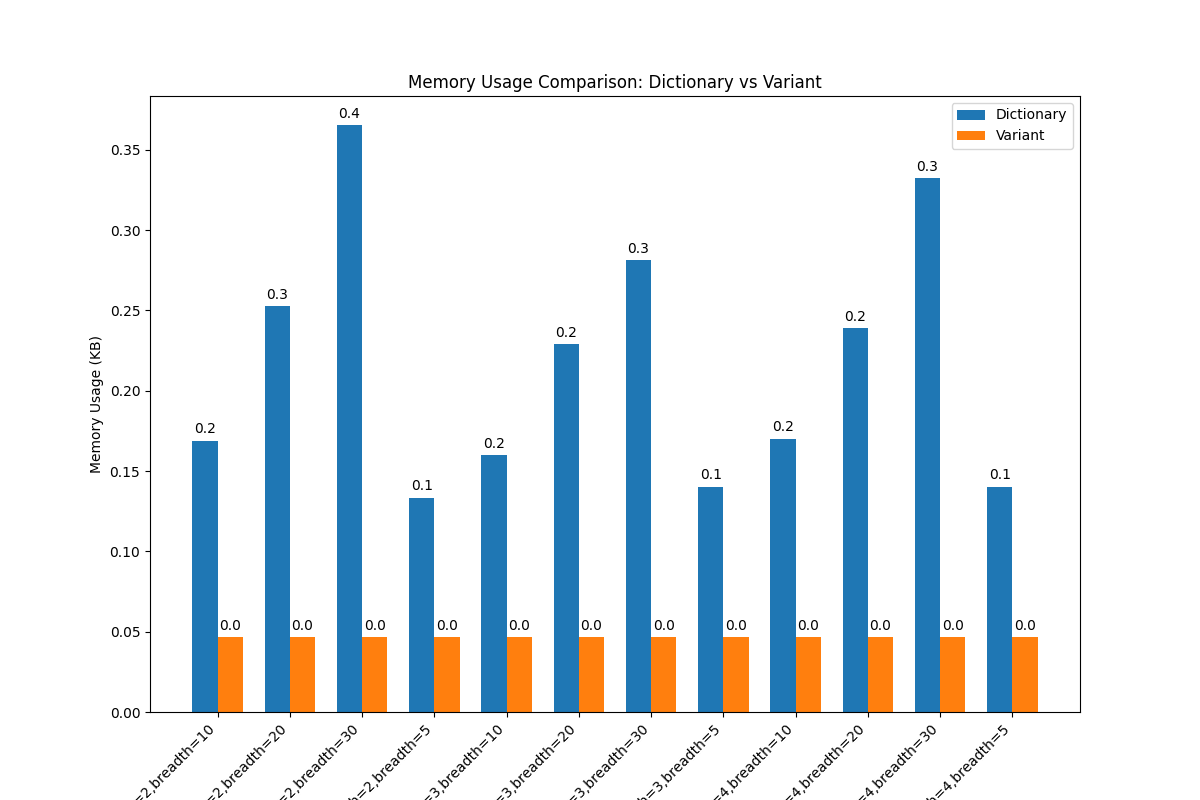

Source code (Python):
#!/usr/bin/env python3
"""
Memory comparison between raw Python dictionaries and Variant objects.
This script measures and compares memory usage of equivalent data structures.
"""

import sys
import json
import random
import string
import gc
from typing import Dict, Any, List, Tuple
import matplotlib.pyplot as plt
import numpy as np
from variant_builder import VariantBuilder
from variant import Variant


def generate_random_string(length: int) -> str:
    """Generate a random string of fixed length."""
    return ''.join(random.choice(string.ascii_letters) for _ in range(length))


def generate_random_dict(depth: int = 3, breadth: int = 5, 
                         str_length: int = 10, max_int: int = 1000000) -> Dict[str, Any]:
    """
    Generate a random nested dictionary with specified depth and breadth.
    
    Args:
        depth: Maximum nesting level
        breadth: Maximum number of keys at each level
        str_length: Length of random strings
        max_int: Maximum integer value
    
    Returns:
        A randomly generated dictionary
    """
    if depth <= 0:
        # Base case: generate a leaf value
        value_type = random.choice(['str', 'int', 'float', 'bool', 'null'])
        if value_type == 'str':
            return generate_random_string(str_length)
        elif value_type == 'int':
            return random.randint(0, max_int)
        elif value_type == 'float':
            return random.random() * max_int
        elif value_type == 'bool':
            return random.choice([True, False])
        else:  # null
            return None
    
    # Decide whether to create a dict or a list
    container_type = random.choice(['dict', 'list'])
    
    if container_type == 'dict':
        # Create a dictionary with random keys and values
        result = {}
        num_keys = random.randint(1, breadth)
        for _ in range(num_keys):
            key = generate_random_string(random.randint(3, str_length))
            result[key] = generate_random_dict(depth - 1, breadth, str_length, max_int)
        return result
    else:  # list
        # Create a list with random values
        result = []
        num_items = random.randint(1, breadth)
        for _ in range(num_items):
            result.append(generate_random_dict(depth - 1, breadth, str_length, max_int))
        return result


def dict_to_variant(d: Dict[str, Any]) -> Variant:
    """Convert a dictionary to a Variant object."""
    json_str = json.dumps(d)
    return VariantBuilder.parse_json(json_str)


def run_comparison(num_samples: int = 5, 
                   depths: List[int] = None, 
                   breadths: List[int] = None) -> Tuple[Dict[str, List[float]], Dict[str, List[float]]]:
    """
    Run memory usage comparison between dictionaries and Variants.
    
    Args:
        num_samples: Number of samples to average for each configuration
        depths: List of depth values to test
        breadths: List of breadth values to test
    
    Returns:
        Two dictionaries containing memory usage results for dictionaries and variants
    """
    if depths is None:
        depths = [2, 3, 4]
    if breadths is None:
        breadths = [5, 10, 15]
    
    dict_memory = {}
    variant_memory = {}
    
    for depth in depths:
        for breadth in breadths:
            key = f"depth={depth},breadth={breadth}"
            dict_memory[key] = []
            variant_memory[key] = []
            
            print(f"Testing configuration: {key}")
            
            for i in range(num_samples):
                print(f"  Sample {i+1}/{num_samples}...")
                
                # Generate a random dictionary
                random_dict = generate_random_dict(depth=depth, breadth=breadth)
                
                # Measure memory for dictionary
                dict_mem = sys.getsizeof(random_dict)
                dict_memory[key].append(dict_mem)
                # Measure memory for variant
                variant = dict_to_variant(random_dict)
                variant_mem = sys.getsizeof(variant)
                variant_memory[key].append(variant_mem)
                
                # Print current results
                print(f"    Dictionary: {dict_mem / 1024:.2f} KB, Variant: {variant_mem / 1024:.2f} KB")
                
                # Clean up to avoid memory accumulation
                del random_dict
                del variant
                gc.collect()
    
    return dict_memory, variant_memory


def plot_results(dict_memory: Dict[str, List[float]], 
                 variant_memory: Dict[str, List[float]], 
                 output_file: str = "memory_comparison.png"):
    """
    Plot the memory comparison results.
    
    Args:
        dict_memory: Dictionary memory measurements
        variant_memory: Variant memory measurements
        output_file: File to save the plot to
    """
    # Calculate averages
    dict_avgs = {k: sum(v) / len(v) / 1024 for k, v in dict_memory.items()}  # Convert to KB
    variant_avgs = {k: sum(v) / len(v) / 1024 for k, v in variant_memory.items()}  # Convert to KB
    
    # Sort keys for consistent ordering
    keys = sorted(dict_avgs.keys())
    
    # Prepare data for plotting
    x = np.arange(len(keys))
    width = 0.35
    
    fig, ax = plt.subplots(figsize=(12, 8))
    
    # Create bars
    dict_bars = ax.bar(x - width/2, [dict_avgs[k] for k in keys], width, label='Dictionary')
    variant_bars = ax.bar(x + width/2, [variant_avgs[k] for k in keys], width, label='Variant')
    
    # Add labels and title
    ax.set_xlabel('Configuration')
    ax.set_ylabel('Memory Usage (KB)')
    ax.set_title('Memory Usage Comparison: Dictionary vs Variant')
    ax.set_xticks(x)
    ax.set_xticklabels(keys, rotation=45, ha='right')
    ax.legend()
    
    # Add value labels on bars
    def add_labels(bars):
        for bar in bars:
            height = bar.get_height()
            ax.annotate(f'{height:.1f}',
                        xy=(bar.get_x() + bar.get_width() / 2, height),
                        xytext=(0, 3),  # 3 points vertical offset
                        textcoords="offset points",
                        ha='center', va='bottom')
    
    add_labels(dict_bars)
    add_labels(variant_bars)
    
    # Add ratio text
    for i, key in enumerate(keys):
        dict_val = dict_avgs[key]
        variant_val = variant_avgs[key]
        ratio = variant_val / dict_val if dict_val > 0 else float('inf')
        ax.text(i, max(dict_val, variant_val) + 5, 
                f'Ratio: {ratio:.2f}x', 
                ha='center', va='bottom')
    
    # Adjust layout and save
    fig.tight_layout()
    plt.savefig(output_file)
    print(f"Plot saved to {output_file}")
    
    # Also return the figure for display in notebooks
    return fig


def print_summary(dict_memory: Dict[str, List[float]], variant_memory: Dict[str, List[float]]):
    """Print a summary of the memory comparison results."""
    print("\nSUMMARY OF MEMORY USAGE COMPARISON")
    print("=" * 80)
    print(f"{'Configuration':<25} {'Dict (KB)':<15} {'Variant (KB)':<15} {'Ratio (V/D)':<15}")
    print("-" * 80)
    
    # Calculate averages and print
    for key in sorted(dict_memory.keys()):
        dict_avg = sum(dict_memory[key]) / len(dict_memory[key]) / 1024  # Convert to KB
        variant_avg = sum(variant_memory[key]) / len(variant_memory[key]) / 1024  # Convert to KB
        ratio = variant_avg / dict_avg if dict_avg > 0 else float('inf')
        
        print(f"{key:<25} {dict_avg:<15.2f} {variant_avg:<15.2f} {ratio:<15.2f}x")
    
    print("=" * 80)


def main():
    """Main function to run the memory comparison."""
    print("Starting memory comparison between dictionaries and Variants...")
    
    # Define test configurations
    depths = [2, 3, 4]
    breadths = [5, 10, 20, 30]
    num_samples = 50
    
    # Run comparison
    dict_memory, variant_memory = run_comparison(
        num_samples=num_samples,
        depths=depths,
        breadths=breadths
    )
    
    # Print summary
    print_summary(dict_memory, variant_memory)
    
    # Plot results
    plot_results(dict_memory, variant_memory)


if __name__ == "__main__":
    main()
